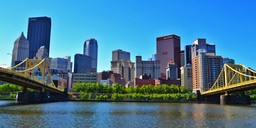
#> input picture ps1_python_Smith_Peter/Input/im3.png, 256 x 128 px, shrunk from 1500 x 750 before the run
$ python ps1_python_Smith_Peter.py
#> lines starting #> are read from the running program, lines starting #| are printed output that depends on the picture
#> further down, img is the input picture: shape (128, 256, 3); mean B, G, R 149.7, 122.5, 71.5
### ps1_python_Smith_Peter/kmeans_multiple.py
import numpy as np
import cv2 as cv
from scipy.spatial import distance
import copy

def kmeans_multiple(X, K, iters,R):
#> called with K = 3, iters = 7, R = 5
    data_shape = X.shape
#> data_shape = (128, 256, 3)
    image1 = X.reshape(-1,X.shape[-1])
    min_val = np.amin(X)
#> min_val = 0
    max_val = np.amax(X)
#> max_val = 255
    means = np.random.rand(K,image1.shape[1]) * (max_val - min_val)
#> means = [[139.9, 182.4, 153.7], [138.9, 108, 164.7], [111.6, 227.4, 245.7]]
    means_new = copy.deepcopy(means)
#> means_new has the same summary as means
    dista = distance.cdist(means,image1,'euclidean')
    minima = np.argmin(dista,axis=0)
    i = 0
    j = 0
    m = 0
    n = 0
    ssd = np.empty(K)
    while i < K:
        ssd[i] = 1000000.0
        i += 1
    i = 0
    ssd_new = np.empty(K)
    while n < R:
        means_new = np.random.rand(K,image1.shape[1]) * (max_val - min_val)
        m = 0
        while m < iters:
            dista = distance.cdist(means_new,image1,'euclidean')
            minima_new = np.argmin(dista,axis=0)
            uniqueks , totals = np.unique(minima_new,return_counts=True)
            i = 0
            for idx,val in np.ndenumerate(totals):
                cols = image1.shape[1]
                new_array = np.empty([val,cols])
                l = 0
                j = 0
                while j < image1.shape[0]:
                    if minima_new[j] == uniqueks[idx]:
                        new_array[l,:] = image1[j,:]
                        l += 1
                    j += 1
                means_new[uniqueks[idx],:] = np.mean(new_array,axis=0)
                ssd_new[uniqueks[idx]] = np.sqrt(np.sum((new_array-means[uniqueks[idx]])**2))/val

                i += 1
            m += 1
        if np.sum(ssd) >= np.sum(ssd_new):
            ssd = copy.deepcopy(ssd_new)
            means = copy.deepcopy(means_new)
            minima = minima_new

        n += 1
#> after the loop, n = 5; ssd = [0.416, 0.561, 0.508]; ssd_new = [1.51, 1.17, 2.04]
    new_minima = minima.reshape(data_shape[0],data_shape[1])
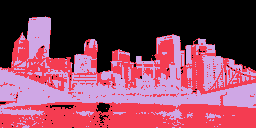
#> new_minima: shape (128, 256) int64; 3 distinct labels, from 0 to 2; one colour per label, 0 black
    return new_minima, means, ssd
#img = cv.imread("./Input/im3.png")
#kmeans_multiple(img,5,7,1)

### ps1_python_Smith_Peter/ps1_python_Smith_Peter.py
from kmeans_multiple import kmeans_multiple
import numpy as np
import cv2 as cv
from scipy.spatial import distance
import copy

def segment_kmeans(image, K, iters, R):
    ids, means, ssd = kmeans_multiple(image,K,iters,R)
#> means = [[242.3, 179.4, 68.52], [121, 112.7, 98.89], [53.11, 54.44, 45.77]]; ssd = [0.416, 0.561, 0.508]
    i = 0
    j = 0
    image_size = image.shape
#> image_size = (128, 256, 3)
    while i < image_size[0]:
        j = 0
        while j < image_size[1]:
            image[i,j,:] = means[ids[i,j],:]
            j += 1
        i += 1
#> after the loop, i = 128
    return image
img = cv.imread("./Input/im3.png")
new_image = segment_kmeans(img,3,7,5)
cv.imwrite('./Output/img3_3_7_5.png',new_image)
img = cv.imread("./Input/im3.png")
new_image = segment_kmeans(img,5,7,5)
#> call 2 of kmeans_multiple, with K = 5, iters = 7, R = 5
#> in kmeans_multiple (call 2), `means = np.random.rand(K,image1.shape[1]) * (max_val - min_val)`: means = [[53.26, 41.13, 166.5], [64.59, 118.9, 62.33], [40.54, 28.15, 167.4], [35.24, 50.13, 94.02], [209.4, 24.76, 213.7]]
#> in kmeans_multiple (call 2), `means_new = copy.deepcopy(means)`: means_new has the same summary as means
#> after the loop in kmeans_multiple (call 2), `while n < R:`: means = [[231.8, 219.3, 144.5], [243.3, 171.7, 55.27], [85.7, 114.9, 120.5], [139, 106.6, 76.45], [52.52, 50.63, 42.49]]; n = 5; ssd = [3.68, 1.55, 1.92, 1.65, 0.934]; ssd_new = [1.85, 2.68, 1.78, 3.03, 3.06]
#> in kmeans_multiple (call 2), `new_minima = minima.reshape(data_shape[0],data_shape[1])`:
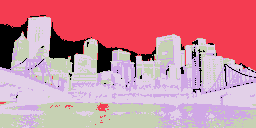
#> new_minima: shape (128, 256) int64; 5 distinct labels, from 0 to 4; one colour per label, 0 black
cv.imwrite('./Output/img3_5_7_5.png',new_image)
img = cv.imread("./Input/im3.png")
new_image = segment_kmeans(img,7,7,5)
#> call 3 of segment_kmeans, with K = 7, iters = 7, R = 5
#> call 3 of kmeans_multiple, with K = 7, iters = 7, R = 5
#> in kmeans_multiple (call 3), `means = np.random.rand(K,image1.shape[1]) * (max_val - min_val)`: means = [[205.6, 179.5, 25.56], [234.5, 182.1, 254.7], [38.11, 221.4, 41.44], [157, 31.57, 216.2], [205.9, 145.1, 103.8], [17.64, 177.8, 115.7], [184.1, 220.9, 248.8]]
#> in kmeans_multiple (call 3), `means_new = copy.deepcopy(means)`: means_new has the same summary as means
#> after the loop in kmeans_multiple (call 3), `while n < R:`: means = [[122.3, 150, 167], [252.5, 55.31, 169.1], [46.26, 39.87, 32.96], [125.3, 99.36, 76.98], [241.4, 216.6, 120.4], [48.87, 96.69, 93.48], [242.2, 167.3, 51.9]]; n = 5; ssd = [4.89, 2.48, 0.462, 0.422, 1.61, 0.776, 1.01]; ssd_new = [1.47, 4.35, 1.23, 1.75, 4.51, 2.96, 2.88]
#> in kmeans_multiple (call 3), `new_minima = minima.reshape(data_shape[0],data_shape[1])`:
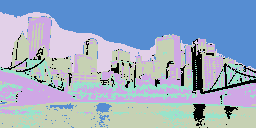
#> new_minima: shape (128, 256) int64; 6 distinct labels, from 0 to 6; one colour per label, 0 black
#> in segment_kmeans (call 3), `ids, means, ssd = kmeans_multiple(image,K,iters,R)`: ssd = [4.89, 2.48, 0.462, 0.422, 1.61, 0.776, 1.01]
#> after the loop in segment_kmeans (call 3), `while i < image_size[0]:`:
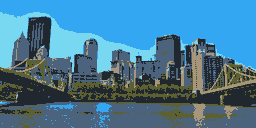
#> image: shape (128, 256, 3); mean B, G, R 149.4, 122, 70.7
#> after the loop in segment_kmeans (call 3), `while i < image_size[0]:`: i = 128
cv.imwrite('./Output/img3_7_7_5.png',new_image)


img = cv.imread("./Input/im5.png")
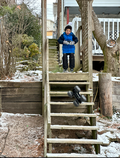
#> input picture ps1_python_Smith_Peter/Input/im5.png, 120 x 158 px, shrunk from 703 x 925 before the run
#> img is the input picture: shape (158, 120, 3); mean B, G, R 110.8, 125.9, 130.4

new_image = segment_kmeans(img,7,15,5)
#> call 4 of segment_kmeans, with K = 7, iters = 15, R = 5
#> call 4 of kmeans_multiple, with K = 7, iters = 15, R = 5
#> in kmeans_multiple (call 4), `means = np.random.rand(K,image1.shape[1]) * (max_val - min_val)`: means = [[249.3, 223.5, 86.23], [245.2, 59.08, 242.1], [240.1, 203.8, 160.8], [222.9, 74.72, 216.5], [157.6, 3.38, 88.54], [37.78, 250.4, 122], [126.8, 163.1, 93.99]]
#> in kmeans_multiple (call 4), `means_new = copy.deepcopy(means)`: means_new has the same summary as means
#> in kmeans_multiple (call 4), `minima = np.argmin(dista,axis=0)`: minima = 18960 values, max 6 at index 0, min 2 at index 15, mean 4.76
#> after the loop in kmeans_multiple (call 4), `while n < R:`: means = [[63.76, 83.26, 89.89], [102.7, 124.3, 132.9], [222.7, 225.4, 218.6], [26.75, 38.9, 42.29], [154.1, 169.7, 177.7], [153.2, 74.74, 6.12], [46.19, 201.1, 14.5]]; minima = 18960 values, max 5 at index 3904, min 0 at index 45, mean 1.82; n = 5; ssd = [1.24, 2.17, 0.615, 4.85, 3.41, 10.21, 3.28e-320]; ssd_new = [3.02, 0.56, 21.24, 7.02, 1.8, 2.27, 13.32]
#> in kmeans_multiple (call 4), `new_minima = minima.reshape(data_shape[0],data_shape[1])`:
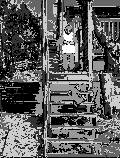
#> new_minima: shape (158, 120) int64; min 0, max 5, mean 1.82; drawn with min black and max white
#> in segment_kmeans (call 4), `ids, means, ssd = kmeans_multiple(image,K,iters,R)`: ssd = [1.24, 2.17, 0.615, 4.85, 3.41, 10.21, 3.28e-320]
#> after the loop in segment_kmeans (call 4), `while i < image_size[0]:`:
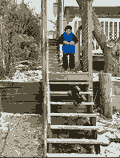
#> image: shape (158, 120, 3); mean B, G, R 110.2, 125.4, 129.7
#> after the loop in segment_kmeans (call 4), `while i < image_size[0]:`: i = 158
cv.imwrite('./Output/devins_truck.png',new_image)

# [387 lines of commented-out code are left out]
